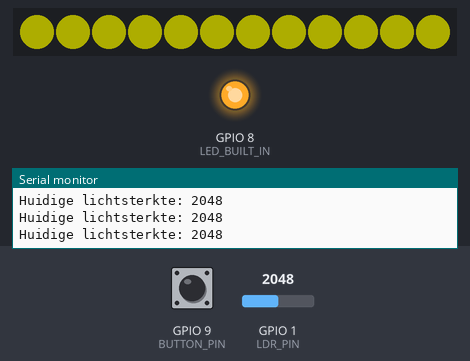
Bench run of a sketch on a simulated ESP32-C3. Shown: 12 RGB LEDs in strip order, left to right, output pins drawn as LEDs (lit = HIGH), the last lines printed to the serial monitor. Dashed ring = blinking. Inputs (shaded band) come from the test bench; at power-on: GPIO 9 (BUTTON_PIN) HIGH, GPIO 1 (LDR_PIN) = 2048. Dim RGB values are drawn brighter than linear; random numbers use the default seed unless the sketch sets one.

Above: at 1.4 s.
1.5 s: GPIO 9 (BUTTON_PIN) pulled LOW for 0.6 s
At 2.77 s:
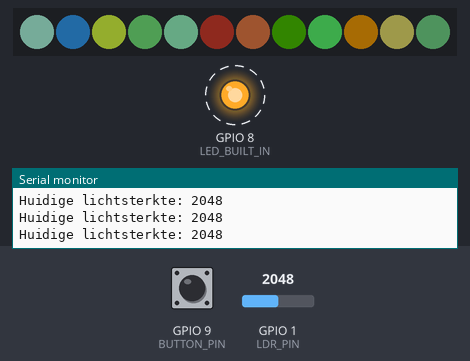
4.6 s: GPIO 1 (LDR_PIN) set to 491
At 5.88 s:
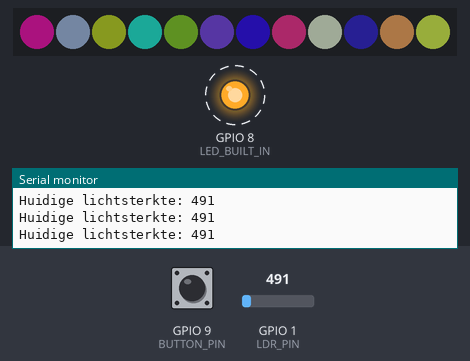
7.0 s: GPIO 1 (LDR_PIN) set to 0
8.7 s: GPIO 1 (LDR_PIN) set to 1228
11.0 s: GPIO 9 (BUTTON_PIN) pulled LOW for 3.2 s
At 15.19 s:
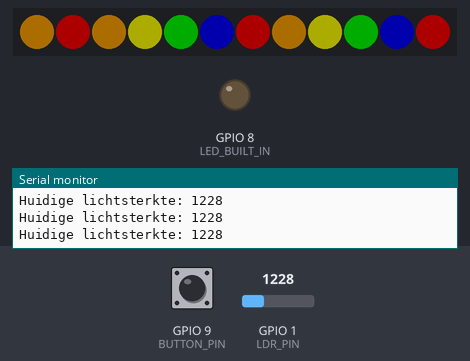
15.7 s: GPIO 9 (BUTTON_PIN) pulled LOW for 1 s
At 17.52 s:
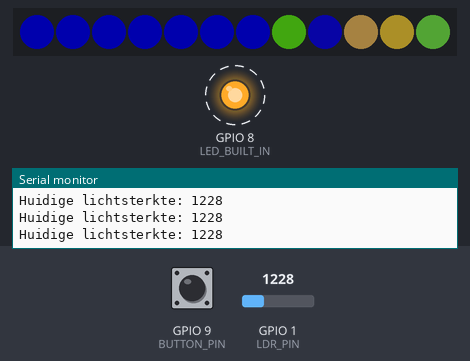
Timing chart, 0 to 19.4 s (numbered marks = the images above; inputs shaded):
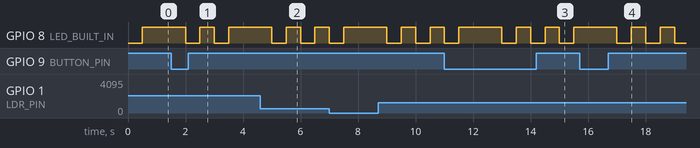

Measured:
- what the display in image 1 shows lasts 0.6 s, from 2.6 s to 3.2 s

The sketch:

inspiratie_workshopLichtshow.ino
```cpp
#include "lichtshow_hulpfuncties.h"

// NIEUWE GLOBALE VARIABELEN
// Effect index
int huidigEffect = 0;
int effectVeranderd = 1;
const int aantalEffecten = 4;

// DECLARATIE ALS DE KNOP GEBRUIKT WORDT
// Debounce
unsigned long lastDebounceTime = 0;
const unsigned long debounceDelay = 200;

void setup() {
  pixels.begin();
  pixels.setBrightness(50);
  pinMode(LDR_PIN, INPUT);
  pinMode(BUTTON_PIN, INPUT_PULLUP); // BOOT button is active LOW
  pinMode(LED_BUILT_IN, OUTPUT);
  digitalWrite(LED_BUILT_IN, HIGH);
  Serial.begin(115200);

  // Dit zorgt er voor dat de knop heel de tijd gemonitord wordt
  xTaskCreate(
    monitorKnop,    // Taak
    "monitorKnop",  // Naam
    2048,           // Stack Size
    NULL,           // Argumenten voor de taak
    1,              // Prioriteit
    NULL            // Task handle
    );

  // Dit zorgt er voor dat we het met behulp van het lichtje kunnen zien, welk effect er bezig is.
  xTaskCreate(
    effectDebugger,     // Taak
    "effectDebugger",   // Naam
    2048,               // Stack Size
    NULL,               // Argumenten voor de taak
    2,                  // Prioriteit
    NULL                // Task handle
    );
}

void loop() {
  switch (huidigEffect) {
    case 0:
      blink(geel);
      break;
    case 1:
      if (effectVeranderd) {
        regenboog();
        effectVeranderd = 0;
      } else {
        regenboogRotatie();
      }
      break;
    case 2:
      willekeurig();
      break;
    case 3:
      veegEffect();
      break;
  }
}

void blink(int kleur[]){
    zetAlleLedsAan(kleur);
    wacht(300);
    zetAlleLedsUit();
    wacht(300);
}

void willekeurig(){
  for (int i = 0; i < NUMPIXELS; i++) {
    int kleur[3] = {random(256), random(256), random(256)};
    int leds[1] = {i};
    int* kleuren[1] = {kleur};
    zetLedAan(leds, kleuren, 1);
  }
  wacht(300);
}

void veegEffect() {
  for (int i = 0; i < NUMPIXELS; i++) {
    int leds[1] = {i};
    int* kleuren[1] = {blauw};
    zetLedAan(leds, kleuren, 1);
    wacht(100);
  }
  zetAlleLedsUit();
}

void regenboog() {
  int* kleuren[5] = {rood, oranje, geel, groen, blauw};
  for (int i = 0; i < NUMPIXELS; i++) {
    int leds[1] = {i};
    int* kleur[] = {kleuren[i % 5]};
    zetLedAan(leds, kleur, 1);
  }
}

void regenboogRotatie() {
  roteerLeds(1);
  wacht(300);
}

void monitorKnop(void *parameter) {
  // Check button press
  while(true) {
    if (digitalRead(BUTTON_PIN) == LOW && (millis() - lastDebounceTime) > debounceDelay) {
      huidigEffect = (huidigEffect + 1) % aantalEffecten;
      effectVeranderd = 1;
      lastDebounceTime = millis();
    }
    vTaskDelay(500 / portTICK_PERIOD_MS);
  }
}

void effectDebugger(void *parameter) {
  while(true) {
    herhaal(huidigEffect + 1, blink_builtin_helper);
    vTaskDelay(1000 / portTICK_PERIOD_MS);
  }
}
```

lichtshow_hulpFuncties.cpp
```cpp
// API-functies voor de lichtshow
#include "lichtshow_hulpFuncties.h"

Adafruit_NeoPixel pixels(NUMPIXELS, LED_PIN, NEO_GRB + NEO_KHZ800);
int lichtsterkte = 0;

int rood[]    = {255, 0, 0};
int oranje[]  = {255, 165, 0};
int geel[]    = {255, 255, 0};
int groen[]   = {0, 255, 0};
int blauw[]   = {0, 0, 255};
int wit[]     = {255, 255, 255};
int zwart[]   = {0, 0, 0};

// === API FUNCTIES ===

void meetLicht() {
  lichtsterkte = analogRead(LDR_PIN);
  Serial.print("Huidige lichtsterkte: ");
  Serial.println(lichtsterkte);
}

void wacht(int basisTijd) {
  meetLicht();
  int aangepasteTijd = map(lichtsterkte, 0, 4095, basisTijd / 4, basisTijd * 4);
  delay(aangepasteTijd);
}

void zetAlleLedsAan(int kleur[]) {
  for (int i = 0; i < NUMPIXELS; i++) {
    pixels.setPixelColor(i, pixels.Color(kleur[0], kleur[1], kleur[2]));
  }
  pixels.show();
}

void zetAlleLedsUit() {
  zetAlleLedsAan(zwart);
}

void zetLedAan(int leds[], int* kleuren[], int lengte) {
  for (int i = 0; i < lengte; i++) {
    pixels.setPixelColor(leds[i], pixels.Color(kleuren[i][0], kleuren[i][1], kleuren[i][2]));
  }
  pixels.show();
}

void roteerLeds(int n) {
  uint32_t huidigeKleuren[NUMPIXELS];

  for (int i = 0; i < NUMPIXELS; i++) {
    huidigeKleuren[i] = pixels.getPixelColor(i);
  }

  for (int i = 0; i < NUMPIXELS; i++) {
    pixels.setPixelColor((i + n) % NUMPIXELS, huidigeKleuren[i]);
  }
  pixels.show();
}

void veranderHelderheid(int waarde) {
  pixels.setBrightness(constrain(waarde, 0, 255));
  pixels.show();
}

void herhaal(int aantalKeer, void (*functie)()) {
  for (int i = 0; i < aantalKeer; i++) {
    functie();
  }
}

void wisselKleuren(int leds[], int* kleuren1[], int* kleuren2[], int lengte) {
  zetLedAan(leds, kleuren1, lengte);
  wacht(300);
  zetLedAan(leds, kleuren2, lengte);
  wacht(300);
}

void lichtOp(int kleur[], int stappen, int snelheid) {
  for (int i = 0; i <= stappen; i++) {
    int r = kleur[0] * i / stappen;
    int g = kleur[1] * i / stappen;
    int b = kleur[2] * i / stappen;
    int nieuweKleur[] = {r, g, b};
    zetAlleLedsAan(nieuweKleur);
    delay(snelheid);
  }
}

void doof(int kleur[], int stappen, int snelheid) {
  for (int i = stappen; i >= 0; i--) {
    int r = kleur[0] * i / stappen;
    int g = kleur[1] * i / stappen;
    int b = kleur[2] * i / stappen;
    int nieuweKleur[] = {r, g, b};
    zetAlleLedsAan(nieuweKleur);
    delay(snelheid);
  }
}

void blink_builtin_helper() {
  digitalWrite(LED_BUILT_IN, LOW);
  vTaskDelay(500 / portTICK_PERIOD_MS);
  digitalWrite(LED_BUILT_IN, HIGH);
  vTaskDelay(500 / portTICK_PERIOD_MS);
}
```

lichtshow_hulpFuncties.h
```cpp
#ifndef LICHTSHOW_HULPFUNCTIES_H
#define LICHTSHOW_HULPFUNCTIES_H

#include <Adafruit_NeoPixel.h>


// Hardware instellingen
#define LED_PIN     0
#define NUMPIXELS   12
#define LDR_PIN     1
#define BUTTON_PIN  9       // GPIO9 is BOOT button on ESP32-C3
#define LED_BUILT_IN 8      // GPIO8 is the built-in LED on ESP32-C3

// Externe variabelen
extern Adafruit_NeoPixel pixels;
extern int lichtsterkte;

extern int rood[];
extern int oranje[];
extern int geel[];
extern int blauw[];
extern int groen[];
extern int wit[];
extern int zwart[];


// Functiedeclaraties
void meetLicht();
void wacht(int basisTijd);
void zetAlleLedsAan(int kleur[]);
void zetAlleLedsUit();
void zetLedAan(int leds[], int* kleuren[], int lengte);
void roteerLeds(int n);
void veranderHelderheid(int waarde);
void herhaal(int aantalKeer, void (*functie)());
void wisselKleuren(int leds[], int* kleuren1[], int* kleuren2[], int lengte);
void lichtOp(int kleur[], int stappen, int snelheid);
void doof(int kleur[], int stappen, int snelheid);
void blink_builtin_helper();

#endif
```
